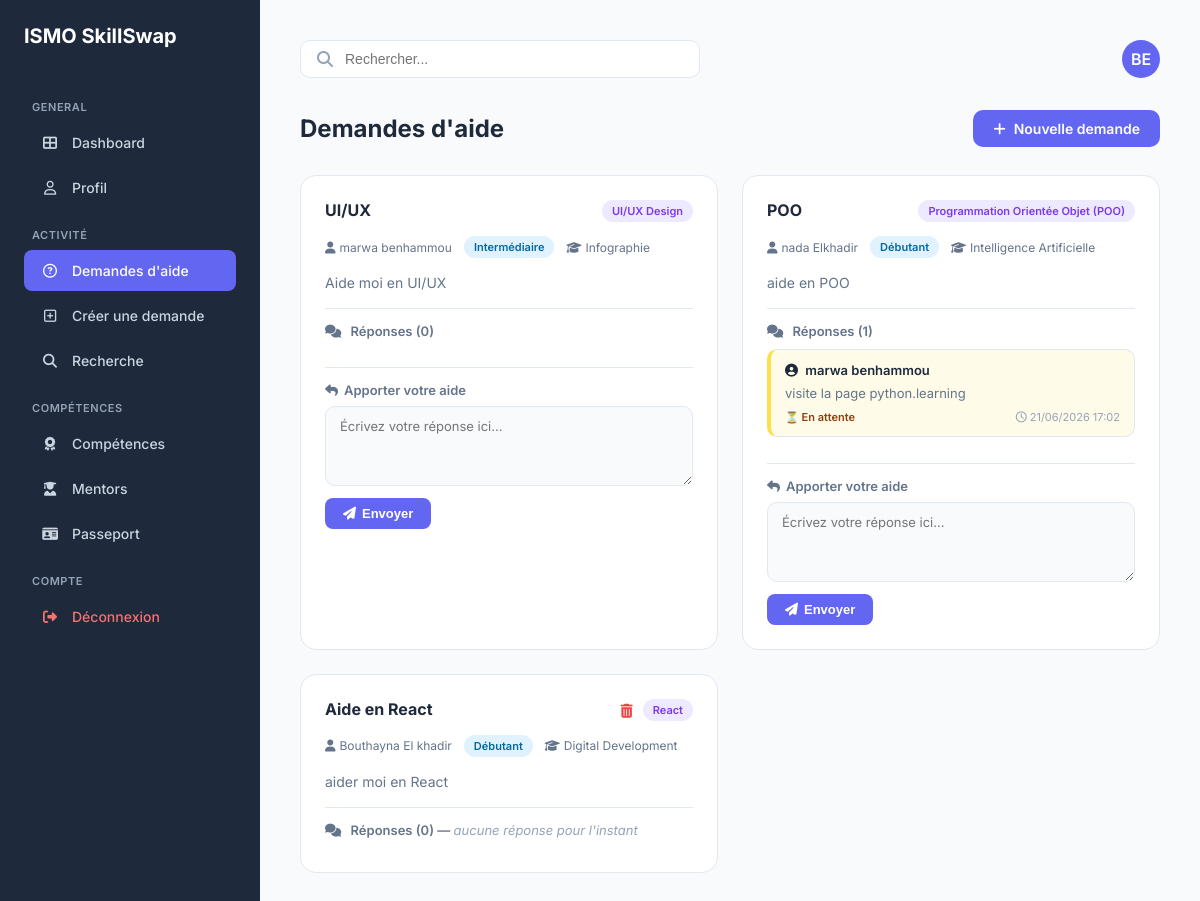
The app's page /demandes_aide.php (signed in) with its own data.
### tables this page shows
CREATE TABLE `utilisateur` (
  `id_utilisateur` int NOT NULL,
  `nom_uti` varchar(50) DEFAULT NULL,
  `prenom_uti` varchar(50) DEFAULT NULL,
  `email_uti` varchar(100) DEFAULT NULL,
  `pwd_uti` varchar(255) DEFAULT NULL,
  `role` enum('stagiaire','formateur','admin') DEFAULT NULL,
  `photo` varchar(255) DEFAULT 'default.png',
  `is_verified` tinyint(1) DEFAULT '0'
);

CREATE TABLE `demande_aide` (
  `id_demande` int NOT NULL,
  `titre` varchar(100) DEFAULT NULL,
  `technologie` varchar(50) DEFAULT NULL,
  `description` text,
  `niveau` varchar(50) DEFAULT NULL,
  `filiere` varchar(100) DEFAULT NULL,
  `date_publication` date DEFAULT NULL,
  `statut` enum('ouverte','en_cours','resolue','fermee') DEFAULT 'ouverte',
  `id_stagiaire` int DEFAULT NULL
);

CREATE TABLE `reponses_aide` (
  `id_reponse` int NOT NULL,
  `id_demande` int NOT NULL,
  `id_aidant` int NOT NULL,
  `message` text,
  `statut` enum('en_attente','accepte','refuse') DEFAULT 'en_attente',
  `date_reponse` timestamp NULL DEFAULT CURRENT_TIMESTAMP
);

### demandes_aide.php (the view, shortened to what this page needs)
<?php
require_once 'config.php';
$theme = 'theme-stagiaire';
$dash = "dashboard.php";
$users = $pdo->prepare("SELECT prenom_uti, nom_uti FROM utilisateur WHERE id_utilisateur = ?");
$users->execute([$_SESSION['user_id']]);
$user     = $users->fetch();
if ($user) {
    $initials = strtoupper(substr($user['prenom_uti'], 0, 1) . substr($user['nom_uti'], 0, 1));
} else {
    $initials = "ST";
}
$query = $pdo->query(
    "SELECT d.id_demande, d.Titre AS titre, d.description, d.technologie,
            d.niveau, d.filiere, d.id_stagiaire, d.statut,
            u.nom_uti, u.prenom_uti, u.photo
     FROM demande_aide d
     JOIN utilisateur u ON d.id_stagiaire = u.id_utilisateur
     ORDER BY d.id_demande DESC"
);
$db_demandes = $query->fetchAll(PDO::FETCH_ASSOC);
?>
<!DOCTYPE html>
<html lang="fr">
<head>
    <link rel="stylesheet" href="https://cdnjs.cloudflare.com/ajax/libs/font-awesome/6.4.0/css/all.min.css">
</head>
<body class="<?php echo $theme; ?>">
<aside class="sidebar">
    <h1>ISMO SkillSwap</h1>
    <p class="menu-title">GENERAL</p>
    <nav>
        <a href="<?php echo $dash; ?>" class="menu-item"><i class="fas fa-th-large"></i> <span>Dashboard</span></a>
        <a href="profil.php" class="menu-item"><i class="far fa-user"></i> <span>Profil</span></a>
        <?php if (in_array($_SESSION['user_role'] , ['stagiaire', 'formateur'])): ?>
        <p class="menu-title">ACTIVITÉ</p>
        <a href="demandes_aide.php" class="menu-item active"><i class="far fa-question-circle"></i>
            <span><?php echo $_SESSION['user_role']  === 'formateur' ? "Offres d'aide" : "Demandes d'aide"; ?></span>
        </a>
        <?php if ($_SESSION['user_role']  === 'stagiaire'): ?>
            <a href="creer_demande.php" class="menu-item"><i class="far fa-plus-square"></i> <span>Créer une demande</span></a>
        <?php endif; ?>
        <a href="recherche.php" class="menu-item "><i class="fas fa-search"></i> <span>Recherche</span></a>
        <?php if ($_SESSION['user_role']  === 'stagiaire'): ?>
        <p class="menu-title">COMPÉTENCES</p>
        <a href="competence.php" class="menu-item"><i class="fas fa-award"></i> <span>Compétences</span></a>
                <a href="mentors.php" class="menu-item"><i class="fas fa-user-graduate"></i> <span>Mentors</span></a>
        <?php endif; ?>
        <a href="passport.php"   class="menu-item"><i class="fas fa-id-card"></i> <span>Passeport</span></a>
<?php endif; ?>
        <p class="menu-title" >COMPTE</p>
            <a href="logout.php" class="menu-item" style="color: #f87171;"style="margin-top: auto;"><i class="fas fa-sign-out-alt"></i> <span>Déconnexion</span></a>
    </nav>
</aside>
<main class="main">
    <header>
        <div class="search-box">
            <i class="fas fa-search" style="color:#94a3b8;"></i>
            <input type="text" id="searchInput" placeholder="Rechercher...">
        </div>
        <a href="profil.php" class="avatar-top"><?php echo $initials; ?></a>
    </header>
    <div class="page-header">
        <h1 class="page-title">
            <?php echo in_array($_SESSION['user_role'], ['formateur']) ? "Offres d'aide" : "Demandes d'aide"; ?>
        </h1>
        <?php if ($_SESSION['user_role'] === 'stagiaire'): ?>
            <a href="creer_demande.php" class="btn-create"><i class="fas fa-plus"></i> Nouvelle demande</a>
        <?php endif; ?>
    </div>
    <div class="cards" id="cardsContainer">
        <?php foreach ($db_demandes as $d):
            $isOwner = ($d['id_stagiaire'] == $_SESSION['user_id']);
            $stmt = $pdo->prepare(
                "SELECT r.*, u.prenom_uti, u.nom_uti
                 FROM reponses_aide r
                 JOIN utilisateur u ON r.id_aidant = u.id_utilisateur
                 WHERE r.id_demande = ?
                 ORDER BY r.id_reponse ASC"
            );
            $stmt->execute([$d['id_demande']]);
            $reponses = $stmt->fetchAll(PDO::FETCH_ASSOC);
            $dejaRepondu = false;
        ?>
        <div class="card" id="demande-<?php echo $d['id_demande']; ?>"
             data-title="<?php echo strtolower($d['titre'] ?? ''); ?>"
             data-tech="<?php echo strtolower($d['technologie'] ?? ''); ?>">
            <div class="card-header">
                <span class="card-title"><?php echo htmlspecialchars($d['titre'] ?? ''); ?></span>
                <div style="display:flex; align-items:center; gap:10px;">
                    <?php if ($isOwner || in_array($_SESSION['user_role'], ['formateur', 'admin', 'administrateur'])): ?>
                    <form method="POST" action="demandes_aide.php" style="margin:0;">
                        <button type="submit"
                            onclick="return confirm('Supprimer cette demande ?')"
                            style="background:none; border:none; color:#ef4444; cursor:pointer; font-size:14px;"
                            title="Supprimer">
                            <i class="fas fa-trash-alt"></i>
                        </button>
                    </form>
                    <?php endif; ?>
                    <span class="badge badge-tech"><?php echo htmlspecialchars($d['technologie'] ?? ''); ?></span>
                </div>
            </div>
            <div class="card-meta">
                <span><i class="fas fa-user" style="margin-right:4px;"></i><?php echo htmlspecialchars($d['prenom_uti'] . ' ' . $d['nom_uti']); ?></span>
                <?php if (!empty($d['niveau'])): ?>
                    <span class="badge badge-level"><?php echo htmlspecialchars($d['niveau']); ?></span>
                <?php endif; ?>
                <?php if (!empty($d['filiere'])): ?>
                    <span><i class="fas fa-graduation-cap" style="margin-right:4px;"></i><?php echo htmlspecialchars($d['filiere']); ?></span>
                <?php endif; ?>
            </div>
            <div class="card-desc"><?php echo nl2br(htmlspecialchars($d['description'] ?? '')); ?></div>
            <div class="reponses-section">
                <p class="reponses-title">
                    <i class="fas fa-comments" style="margin-right:6px;"></i>
                    Réponses (<?php echo count($reponses); ?>)
                    <?php if ($isOwner && empty($reponses)): ?>
                        — <span style="color:#94a3b8; font-weight:400; font-style:italic;">aucune réponse pour l'instant</span>
                    <?php endif; ?>
                </p>
                <?php foreach ($reponses as $rep):
                    $statut = $rep['statut'] ?? 'en_attente';
                    $statusLabel = match($statut) {
                        'accepte' => '✅ Acceptée',
                        'refuse'  => '❌ Refusée',
                        default   => '⏳ En attente',
                    };
                ?>
                <div class="reponse-box <?php echo htmlspecialchars($statut); ?>">
                    <span class="rep-author">
                        <i class="fas fa-user-circle" style="margin-right:4px;"></i>
                        <?php echo htmlspecialchars($rep['prenom_uti'] . ' ' . $rep['nom_uti']); ?>
                    </span>
                    <span class="rep-message"><?php echo nl2br(htmlspecialchars($rep['message'] ?? '')); ?></span>
                    <div style="display:flex; justify-content:space-between; align-items:center; flex-wrap:wrap; gap:6px;">
                        <span class="rep-status <?php echo $statut; ?>"><?php echo $statusLabel; ?></span>
                        <?php if (!empty($rep['date_reponse'])): ?>
                            <span class="rep-date"><i class="far fa-clock" style="margin-right:3px;"></i><?php echo date('d/m/Y H:i', strtotime($rep['date_reponse'])); ?></span>
                        <?php endif; ?>
                    </div>
                </div>
                <?php endforeach; ?>
            </div>
            <?php if (!$isOwner && $_SESSION['user_role'] === 'stagiaire'): ?>
            <div class="reply-form-section">
                <p class="reply-form-title"><i class="fas fa-reply" style="margin-right:6px;"></i>Apporter votre aide</p>
                <?php if ($dejaRepondu): ?>
                    <p class="msg-already"><i class="fas fa-info-circle" style="margin-right:4px;"></i>Vous avez déjà répondu à cette demande.</p>
                <?php else: ?>
                    <form method="POST" action="demandes_aide.php">
                        <textarea name="message" placeholder="Écrivez votre réponse ici..." required></textarea>
                        <button type="submit" class="btn-reply"><i class="fas fa-paper-plane"></i> Envoyer</button>
                    </form>
                <?php endif; ?>
            </div>
            <?php endif; ?>
        </div>
        <?php endforeach; ?>
    </div>
</main>
</body>
</html>

### demandes_aide.php (style rules this page uses)
.theme-stagiaire { --sidebar-bg:#1e293b; --primary:#6366f1; --primary-hover:#4f46e5; }
:root { --main-bg: #f8fafc; --border: #e2e8f0; --text-main: #1e293b; --text-muted: #64748b; --green: #22c55e; --red: #ef4444; --yellow: #f59e0b; --yellow-bg: #fefce8; --yellow-border: #fde047; }
* { box-sizing: border-box; margin: 0; padding: 0; }
body { display: flex; background: var(--main-bg); font-family: 'Inter', sans-serif; min-height: 100vh; color: var(--text-main); }
.sidebar { width: 260px; background: var(--sidebar-bg); color: white; padding: 24px; display: flex; flex-direction: column; flex-shrink: 0; }
.sidebar h1 { font-size: 20px; font-weight: 700; margin-bottom: 32px; }
.menu-title { font-size: 11px; color: #94a3b8; text-transform: uppercase; letter-spacing: .05em; margin: 20px 0 8px 8px; font-weight: 600; }
.menu-item { display: flex; align-items: center; text-decoration: none; color: #cbd5e1; padding: 12px 16px; border-radius: 8px; margin-bottom: 4px; font-size: 14px; font-weight: 500; }
.menu-item i { margin-right: 12px; width: 20px; text-align: center; }
.menu-item:hover, .menu-item.active { background: var(--primary); color: white; }
.main { flex: 1; padding: 40px; overflow-y: auto; }
header { display: flex; justify-content: space-between; align-items: center; margin-bottom: 32px; }
.search-box { background: white; padding: 10px 16px; border-radius: 10px; border: 1px solid var(--border); flex: 1; max-width: 400px; display: flex; align-items: center; }
.search-box input { border: none; outline: none; margin-left: 12px; width: 100%; font-size: 14px; }
.avatar-top { width: 38px; height: 38px; background: var(--primary); color: white; border-radius: 50%; display: flex; align-items: center; justify-content: center; font-weight: 600; text-decoration: none; }
.page-header { display: flex; align-items: center; justify-content: space-between; margin-bottom: 28px; }
.page-title { font-size: 24px; font-weight: 700; }
.btn-create { background: var(--primary); color: white; padding: 10px 20px; border-radius: 10px; text-decoration: none; font-size: 14px; font-weight: 600; display: flex; align-items: center; gap: 8px; }
.cards { display: grid; grid-template-columns: repeat(auto-fill, minmax(400px, 1fr)); gap: 24px; }
.card { background: white; border-radius: 16px; border: 1px solid var(--border); padding: 24px; display: flex; flex-direction: column; gap: 14px; }
.card-header { display: flex; justify-content: space-between; align-items: flex-start; gap: 12px; }
.card-title { font-size: 16px; font-weight: 700; }
.badge { font-size: 11px; padding: 4px 10px; border-radius: 20px; font-weight: 600; white-space: nowrap; }
.badge-tech { background: #ede9fe; color: #7c3aed; }
.badge-level { background: #e0f2fe; color: #0369a1; }
.card-meta { font-size: 12px; color: var(--text-muted); display: flex; gap: 12px; flex-wrap: wrap; align-items: center; }
.card-desc { font-size: 14px; color: var(--text-muted); line-height: 1.6; }
.reponses-title { font-size: 13px; font-weight: 600; color: var(--text-muted); border-top: 1px solid var(--border); padding-top: 14px; margin-bottom: 10px; }
.reponse-box { border-radius: 10px; padding: 12px 14px; display: flex; flex-direction: column; gap: 6px; margin-bottom: 8px; border: 1px solid var(--border); background: #f8fafc; }
.reponse-box.en_attente { border-left: 4px solid var(--yellow-border); background: var(--yellow-bg); }
.rep-author { font-size: 13px; font-weight: 600; }
.rep-message { font-size: 13px; color: var(--text-muted); line-height: 1.5; }
.rep-date { font-size: 11px; color: #94a3b8; }
.rep-status { font-size: 11px; font-weight: 600; }
.rep-status.en_attente { color: #92400e; }
.reply-form-section { border-top: 1px solid var(--border); padding-top: 14px; margin-top: 4px; }
.reply-form-title { font-size: 13px; font-weight: 600; color: var(--text-muted); margin-bottom: 8px; }
.reply-form-section textarea { width: 100%; padding: 10px 14px; border: 1px solid var(--border); border-radius: 10px; font-size: 13px; font-family: inherit; resize: vertical; min-height: 80px; outline: none; line-height: 1.5; transition: 0.2s; background: #f8fafc; }
.btn-reply { margin-top: 8px; background: var(--primary); color: white; border: none; padding: 8px 18px; border-radius: 8px; font-size: 13px; font-weight: 600; cursor: pointer; display: flex; align-items: center; gap: 6px; }

### records on screen
utilisateur: initials "BE"
demande_aide: titre "UI/UX", technologie "UI/UX Design", utilisateur.prenom_uti+nom_uti "marwa benhammou", niveau "Intermédiaire", filiere "Infographie", description "Aide moi en UI/UX", count($reponses) "0"
demande_aide: titre "POO", technologie "Programmation Orientée Objet (POO)", utilisateur.prenom_uti+nom_uti "nada Elkhadir", niveau "Débutant", filiere "Intelligence Artificielle", description "aide en POO", count($reponses) "1"
reponses_aide: id_aidant.nom_uti "marwa benhammou", message "visite la page python.learning", statut "⏳ En attente", date_reponse "21/06/2026 17:02"
demande_aide: titre "Aide en React", technologie "React", utilisateur.prenom_uti+nom_uti "Bouthayna El khadir", niveau "Débutant", filiere "Digital Development", description "aider moi en React", count($reponses) "0", shows "aucune réponse pour l'instant"
